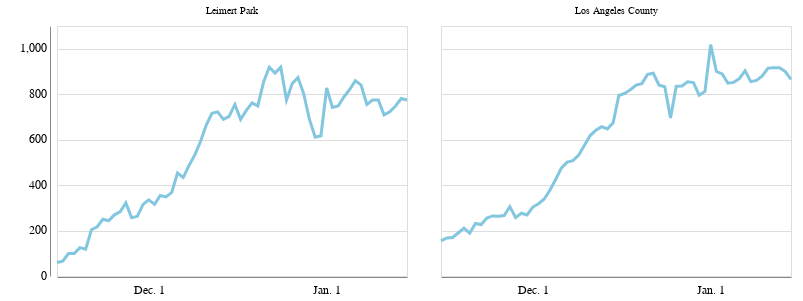

This figure's notebook cell:
### Code cell
twocities_chart2

### Figure 1 — Vega-Lite specification as saved in the notebook (floating-point values rounded to 4 significant figures)
{"config": {"view": {"width": 800, "height": 450}, "background": "#ffffff", "title": {"anchor": "start", "font": "Benton Gothic Bold, sans", "fontColor": "#000000", "fontSize": 22, "fontWeight": "normal"}, "arc": {"fill": "#82c6df"}, "area": {"fill": "#82c6df"}, "line": {"stroke": "#82c6df", "strokeWidth": 3}, "path": {"stroke": "#82c6df"}, "rect": {"fill": "#82c6df"}, "shape": {"stroke": "#82c6df"}, "bar": {"fill": "#82c6df"}, "point": {"stroke": "#82c6df"}, "symbol": {"fill": "#82c6df", "size": 30}, "axis": {"titleFont": "Benton Gothic Bold, sans", "titleFontSize": 13, "titleFontWeight": "normal", "labelFont": "Benton Gothic, sans", "labelFontSize": 11.5, "labelFontWeight": "normal"}, "axisX": {"labelAngle": 0, "labelPadding": 4, "tickSize": 3}, "axisY": {"labelBaseline": "middle", "maxExtent": 45, "minExtent": 45, "tickSize": 2, "titleAlign": "left", "titleAngle": 0, "titleX": -45, "titleY": -11}, "legend": {"titleFont": "Benton Gothic Bold, sans", "titleFontSize": 13, "titleFontWeight": "normal", "symbolType": "square", "labelFont": "Benton Gothic, sans", "labelFontSize": 11.5}, "range": {"category": ["#3580b1", "#ec8431", "#ab7fb4", "#c89d29", "#adc839", "#829eb1"], "diverging": ["#e68a4f", "#f4bb6a", "#f9e39c", "#dadfe2", "#a6b7c6", "#849eae"], "heatmap": ["#fbf2c7", "#f9e39c", "#f8d36e", "#f4bb6a", "#e68a4f", "#d15a40", "#ab4232"], "ordinal": ["#fbf2c7", "#f9e39c", "#f8d36e", "#f4bb6a", "#e68a4f", "#d15a40", "#ab4232"], "ramp": ["#fbf2c7", "#f9e39c", "#f8d36e", "#f4bb6a", "#e68a4f", "#d15a40", "#ab4232"]}}, "data": {"name": "data-114597ede0bc0e8b995f3265096088a5"}, "mark": "line", "encoding": {"facet": {"type": "nominal", "columns": 3, "field": "name", "title": ""}, "x": {"type": "temporal", "axis": {"format": "%b. %-d", "grid": false, "tickColor": "#ffffff", "tickCount": 4, "title": ""}, "field": "date"}, "y": {"type": "quantitative", "axis": {"tickColor": "#ffffff"}, "field": "new_confirmed_cases_seven_day_per_100k", "title": ""}}, "height": 250, "width": 350, "$schema": "https://vega.github.io/schema/vega-lite/v4.0.2.json", "datasets": {"data-114597ede0bc0e8b995f3265096088a5": [{"name": "Leimert Park", "rsa": "South L.A.", "date": "2020-11-15", "new_confirmed_cases_seven_day_per_100k": 59.07}, {"name": "Leimert Park", "rsa": "South L.A.", "date": "2020-11-16", "new_confirmed_cases_seven_day_per_100k": 65.64}, {"name": "Leimert Park", "rsa": "South L.A.", "date": "2020-11-17", "new_confirmed_cases_seven_day_per_100k": 98.46}, {"name": "Leimert Park", "rsa": "South L.A.", "date": "2020-11-18", "new_confirmed_cases_seven_day_per_100k": 98.46}, {"name": "Leimert Park", "rsa": "South L.A.", "date": "2020-11-19", "new_confirmed_cases_seven_day_per_100k": 124.7}, {"name": "Leimert Park", "rsa": "South L.A.", "date": "2020-11-20", "new_confirmed_cases_seven_day_per_100k": 118.1}, {"name": "Leimert Park", "rsa": "South L.A.", "date": "2020-11-21", "new_confirmed_cases_seven_day_per_100k": 203.5}, {"name": "Leimert Park", "rsa": "South L.A.", "date": "2020-11-22", "new_confirmed_cases_seven_day_per_100k": 216.6}, {"name": "Leimert Park", "rsa": "South L.A.", "date": "2020-11-23", "new_confirmed_cases_seven_day_per_100k": 249.4}, {"name": "Leimert Park", "rsa": "South L.A.", "date": "2020-11-24", "new_confirmed_cases_seven_day_per_100k": 242.9}, {"name": "Leimert Park", "rsa": "South L.A.", "date": "2020-11-25", "new_confirmed_cases_seven_day_per_100k": 269.1}, {"name": "Leimert Park", "rsa": "South L.A.", "date": "2020-11-26", "new_confirmed_cases_seven_day_per_100k": 282.2}, {"name": "Leimert Park", "rsa": "South L.A.", "date": "2020-11-27", "new_confirmed_cases_seven_day_per_100k": 321.6}, {"name": "Leimert Park", "rsa": "South L.A.", "date": "2020-11-28", "new_confirmed_cases_seven_day_per_100k": 256.0}, {"name": "Leimert Park", "rsa": "South L.A.", "date": "2020-11-29", "new_confirmed_cases_seven_day_per_100k": 262.6}, {"name": "Leimert Park", "rsa": "South L.A.", "date": "2020-11-30", "new_confirmed_cases_seven_day_per_100k": 315.1}, {"name": "Leimert Park", "rsa": "South L.A.", "date": "2020-12-01", "new_confirmed_cases_seven_day_per_100k": 334.8}, {"name": "Leimert Park", "rsa": "South L.A.", "date": "2020-12-02", "new_confirmed_cases_seven_day_per_100k": 315.1}, {"name": "Leimert Park", "rsa": "South L.A.", "date": "2020-12-03", "new_confirmed_cases_seven_day_per_100k": 354.4}, {"name": "Leimert Park", "rsa": "South L.A.", "date": "2020-12-04", "new_confirmed_cases_seven_day_per_100k": 347.9}, {"name": "Leimert Park", "rsa": "South L.A.", "date": "2020-12-05", "new_confirmed_cases_seven_day_per_100k": 367.6}, {"name": "Leimert Park", "rsa": "South L.A.", "date": "2020-12-06", "new_confirmed_cases_seven_day_per_100k": 452.9}, {"name": "Leimert Park", "rsa": "South L.A.", "date": "2020-12-07", "new_confirmed_cases_seven_day_per_100k": 433.2}, {"name": "Leimert Park", "rsa": "South L.A.", "date": "2020-12-08", "new_confirmed_cases_seven_day_per_100k": 485.7}, {"name": "Leimert Park", "rsa": "South L.A.", "date": "2020-12-09", "new_confirmed_cases_seven_day_per_100k": 531.7}, {"name": "Leimert Park", "rsa": "South L.A.", "date": "2020-12-10", "new_confirmed_cases_seven_day_per_100k": 590.7}, {"name": "Leimert Park", "rsa": "South L.A.", "date": "2020-12-11", "new_confirmed_cases_seven_day_per_100k": 662.9}, {"name": "Leimert Park", "rsa": "South L.A.", "date": "2020-12-12", "new_confirmed_cases_seven_day_per_100k": 715.5}, {"name": "Leimert Park", "rsa": "South L.A.", "date": "2020-12-13", "new_confirmed_cases_seven_day_per_100k": 722.0}, {"name": "Leimert Park", "rsa": "South L.A.", "date": "2020-12-14", "new_confirmed_cases_seven_day_per_100k": 689.2}, {"name": "Leimert Park", "rsa": "South L.A.", "date": "2020-12-15", "new_confirmed_cases_seven_day_per_100k": 702.3}, {"name": "Leimert Park", "rsa": "South L.A.", "date": "2020-12-16", "new_confirmed_cases_seven_day_per_100k": 754.8}, {"name": "Leimert Park", "rsa": "South L.A.", "date": "2020-12-17", "new_confirmed_cases_seven_day_per_100k": 689.2}, {"name": "Leimert Park", "rsa": "South L.A.", "date": "2020-12-18", "new_confirmed_cases_seven_day_per_100k": 728.6}, {"name": "Leimert Park", "rsa": "South L.A.", "date": "2020-12-19", "new_confirmed_cases_seven_day_per_100k": 761.4}, {"name": "Leimert Park", "rsa": "South L.A.", "date": "2020-12-20", "new_confirmed_cases_seven_day_per_100k": 748.3}, {"name": "Leimert Park", "rsa": "South L.A.", "date": "2020-12-21", "new_confirmed_cases_seven_day_per_100k": 853.3}, {"name": "Leimert Park", "rsa": "South L.A.", "date": "2020-12-22", "new_confirmed_cases_seven_day_per_100k": 918.9}, {"name": "Leimert Park", "rsa": "South L.A.", "date": "2020-12-23", "new_confirmed_cases_seven_day_per_100k": 892.7}, {"name": "Leimert Park", "rsa": "South L.A.", "date": "2020-12-24", "new_confirmed_cases_seven_day_per_100k": 918.9}, {"name": "Leimert Park", "rsa": "South L.A.", "date": "2020-12-25", "new_confirmed_cases_seven_day_per_100k": 774.5}, {"name": "Leimert Park", "rsa": "South L.A.", "date": "2020-12-26", "new_confirmed_cases_seven_day_per_100k": 846.7}, {"name": "Leimert Park", "rsa": "South L.A.", "date": "2020-12-27", "new_confirmed_cases_seven_day_per_100k": 873.0}, {"name": "Leimert Park", "rsa": "South L.A.", "date": "2020-12-28", "new_confirmed_cases_seven_day_per_100k": 800.8}, {"name": "Leimert Park", "rsa": "South L.A.", "date": "2020-12-29", "new_confirmed_cases_seven_day_per_100k": 689.2}, {"name": "Leimert Park", "rsa": "South L.A.", "date": "2020-12-30", "new_confirmed_cases_seven_day_per_100k": 610.4}, {"name": "Leimert Park", "rsa": "South L.A.", "date": "2020-12-31", "new_confirmed_cases_seven_day_per_100k": 617.0}, {"name": "Leimert Park", "rsa": "South L.A.", "date": "2021-01-01", "new_confirmed_cases_seven_day_per_100k": 827.0}, {"name": "Leimert Park", "rsa": "South L.A.", "date": "2021-01-02", "new_confirmed_cases_seven_day_per_100k": 741.7}, {"name": "Leimert Park", "rsa": "South L.A.", "date": "2021-01-03", "new_confirmed_cases_seven_day_per_100k": 748.3}, {"name": "Leimert Park", "rsa": "South L.A.", "date": "2021-01-04", "new_confirmed_cases_seven_day_per_100k": 787.7}, {"name": "Leimert Park", "rsa": "South L.A.", "date": "2021-01-05", "new_confirmed_cases_seven_day_per_100k": 820.5}, {"name": "Leimert Park", "rsa": "South L.A.", "date": "2021-01-06", "new_confirmed_cases_seven_day_per_100k": 859.9}, {"name": "Leimert Park", "rsa": "South L.A.", "date": "2021-01-07", "new_confirmed_cases_seven_day_per_100k": 840.2}, {"name": "Leimert Park", "rsa": "South L.A.", "date": "2021-01-08", "new_confirmed_cases_seven_day_per_100k": 754.8}, {"name": "Leimert Park", "rsa": "South L.A.", "date": "2021-01-09", "new_confirmed_cases_seven_day_per_100k": 774.5}, {"name": "Leimert Park", "rsa": "South L.A.", "date": "2021-01-10", "new_confirmed_cases_seven_day_per_100k": 774.5}, {"name": "Leimert Park", "rsa": "South L.A.", "date": "2021-01-11", "new_confirmed_cases_seven_day_per_100k": 708.9}, {"name": "Leimert Park", "rsa": "South L.A.", "date": "2021-01-12", "new_confirmed_cases_seven_day_per_100k": 722.0}, {"name": "Leimert Park", "rsa": "South L.A.", "date": "2021-01-13", "new_confirmed_cases_seven_day_per_100k": 748.3}, {"name": "Leimert Park", "rsa": "South L.A.", "date": "2021-01-14", "new_confirmed_cases_seven_day_per_100k": 781.1}, {"name": "Leimert Park", "rsa": "South L.A.", "date": "2021-01-15", "new_confirmed_cases_seven_day_per_100k": 774.5}, {"name": "Los Angeles County", "rsa": "Los Angeles County", "date": "2020-11-15", "new_confirmed_cases_seven_day_per_100k": 154.5}, {"name": "Los Angeles County", "rsa": "Los Angeles County", "date": "2020-11-16", "new_confirmed_cases_seven_day_per_100k": 167.5}, {"name": "Los Angeles County", "rsa": "Los Angeles County", "date": "2020-11-17", "new_confirmed_cases_seven_day_per_100k": 169.2}, {"name": "Los Angeles County", "rsa": "Los Angeles County", "date": "2020-11-18", "new_confirmed_cases_seven_day_per_100k": 189.1}, {"name": "Los Angeles County", "rsa": "Los Angeles County", "date": "2020-11-19", "new_confirmed_cases_seven_day_per_100k": 210.4}, {"name": "Los Angeles County", "rsa": "Los Angeles County", "date": "2020-11-20", "new_confirmed_cases_seven_day_per_100k": 188.1}, {"name": "Los Angeles County", "rsa": "Los Angeles County", "date": "2020-11-21", "new_confirmed_cases_seven_day_per_100k": 231.0}, {"name": "Los Angeles County", "rsa": "Los Angeles County", "date": "2020-11-22", "new_confirmed_cases_seven_day_per_100k": 226.5}, {"name": "Los Angeles County", "rsa": "Los Angeles County", "date": "2020-11-23", "new_confirmed_cases_seven_day_per_100k": 254.7}, {"name": "Los Angeles County", "rsa": "Los Angeles County", "date": "2020-11-24", "new_confirmed_cases_seven_day_per_100k": 264.3}, {"name": "Los Angeles County", "rsa": "Los Angeles County", "date": "2020-11-25", "new_confirmed_cases_seven_day_per_100k": 263.0}, {"name": "Los Angeles County", "rsa": "Los Angeles County", "date": "2020-11-26", "new_confirmed_cases_seven_day_per_100k": 266.1}, {"name": "Los Angeles County", "rsa": "Los Angeles County", "date": "2020-11-27", "new_confirmed_cases_seven_day_per_100k": 304.7}, {"name": "Los Angeles County", "rsa": "Los Angeles County", "date": "2020-11-28", "new_confirmed_cases_seven_day_per_100k": 257.0}, {"name": "Los Angeles County", "rsa": "Los Angeles County", "date": "2020-11-29", "new_confirmed_cases_seven_day_per_100k": 276.2}, {"name": "Los Angeles County", "rsa": "Los Angeles County", "date": "2020-11-30", "new_confirmed_cases_seven_day_per_100k": 268.5}, {"name": "Los Angeles County", "rsa": "Los Angeles County", "date": "2020-12-01", "new_confirmed_cases_seven_day_per_100k": 303.3}, {"name": "Los Angeles County", "rsa": "Los Angeles County", "date": "2020-12-02", "new_confirmed_cases_seven_day_per_100k": 318.1}, {"name": "Los Angeles County", "rsa": "Los Angeles County", "date": "2020-12-03", "new_confirmed_cases_seven_day_per_100k": 339.0}, {"name": "Los Angeles County", "rsa": "Los Angeles County", "date": "2020-12-04", "new_confirmed_cases_seven_day_per_100k": 378.1}, {"name": "Los Angeles County", "rsa": "Los Angeles County", "date": "2020-12-05", "new_confirmed_cases_seven_day_per_100k": 425.9}, {"name": "Los Angeles County", "rsa": "Los Angeles County", "date": "2020-12-06", "new_confirmed_cases_seven_day_per_100k": 475.6}, {"name": "Los Angeles County", "rsa": "Los Angeles County", "date": "2020-12-07", "new_confirmed_cases_seven_day_per_100k": 500.9}, {"name": "Los Angeles County", "rsa": "Los Angeles County", "date": "2020-12-08", "new_confirmed_cases_seven_day_per_100k": 507.9}, {"name": "Los Angeles County", "rsa": "Los Angeles County", "date": "2020-12-09", "new_confirmed_cases_seven_day_per_100k": 531.8}, {"name": "Los Angeles County", "rsa": "Los Angeles County", "date": "2020-12-10", "new_confirmed_cases_seven_day_per_100k": 575.1}, {"name": "Los Angeles County", "rsa": "Los Angeles County", "date": "2020-12-11", "new_confirmed_cases_seven_day_per_100k": 618.0}, {"name": "Los Angeles County", "rsa": "Los Angeles County", "date": "2020-12-12", "new_confirmed_cases_seven_day_per_100k": 641.5}, {"name": "Los Angeles County", "rsa": "Los Angeles County", "date": "2020-12-13", "new_confirmed_cases_seven_day_per_100k": 657.2}, {"name": "Los Angeles County", "rsa": "Los Angeles County", "date": "2020-12-14", "new_confirmed_cases_seven_day_per_100k": 647.3}, {"name": "Los Angeles County", "rsa": "Los Angeles County", "date": "2020-12-15", "new_confirmed_cases_seven_day_per_100k": 674.1}, {"name": "Los Angeles County", "rsa": "Los Angeles County", "date": "2020-12-16", "new_confirmed_cases_seven_day_per_100k": 794.3}, {"name": "Los Angeles County", "rsa": "Los Angeles County", "date": "2020-12-17", "new_confirmed_cases_seven_day_per_100k": 803.5}, {"name": "Los Angeles County", "rsa": "Los Angeles County", "date": "2020-12-18", "new_confirmed_cases_seven_day_per_100k": 819.8}, {"name": "Los Angeles County", "rsa": "Los Angeles County", "date": "2020-12-19", "new_confirmed_cases_seven_day_per_100k": 840.0}, {"name": "Los Angeles County", "rsa": "Los Angeles County", "date": "2020-12-20", "new_confirmed_cases_seven_day_per_100k": 846.6}, {"name": "Los Angeles County", "rsa": "Los Angeles County", "date": "2020-12-21", "new_confirmed_cases_seven_day_per_100k": 887.2}, {"name": "Los Angeles County", "rsa": "Los Angeles County", "date": "2020-12-22", "new_confirmed_cases_seven_day_per_100k": 892.0}, {"name": "Los Angeles County", "rsa": "Los Angeles County", "date": "2020-12-23", "new_confirmed_cases_seven_day_per_100k": 839.2}, {"name": "Los Angeles County", "rsa": "Los Angeles County", "date": "2020-12-24", "new_confirmed_cases_seven_day_per_100k": 832.7}, {"name": "Los Angeles County", "rsa": "Los Angeles County", "date": "2020-12-25", "new_confirmed_cases_seven_day_per_100k": 695.7}, {"name": "Los Angeles County", "rsa": "Los Angeles County", "date": "2020-12-26", "new_confirmed_cases_seven_day_per_100k": 835.1}, {"name": "Los Angeles County", "rsa": "Los Angeles County", "date": "2020-12-27", "new_confirmed_cases_seven_day_per_100k": 835.9}, {"name": "Los Angeles County", "rsa": "Los Angeles County", "date": "2020-12-28", "new_confirmed_cases_seven_day_per_100k": 854.7}, {"name": "Los Angeles County", "rsa": "Los Angeles County", "date": "2020-12-29", "new_confirmed_cases_seven_day_per_100k": 851.1}, {"name": "Los Angeles County", "rsa": "Los Angeles County", "date": "2020-12-30", "new_confirmed_cases_seven_day_per_100k": 795.2}, {"name": "Los Angeles County", "rsa": "Los Angeles County", "date": "2020-12-31", "new_confirmed_cases_seven_day_per_100k": 812.2}, {"name": "Los Angeles County", "rsa": "Los Angeles County", "date": "2021-01-01", "new_confirmed_cases_seven_day_per_100k": 1018.0}, {"name": "Los Angeles County", "rsa": "Los Angeles County", "date": "2021-01-02", "new_confirmed_cases_seven_day_per_100k": 899.8}, {"name": "Los Angeles County", "rsa": "Los Angeles County", "date": "2021-01-03", "new_confirmed_cases_seven_day_per_100k": 889.0}, {"name": "Los Angeles County", "rsa": "Los Angeles County", "date": "2021-01-04", "new_confirmed_cases_seven_day_per_100k": 848.7}, {"name": "Los Angeles County", "rsa": "Los Angeles County", "date": "2021-01-05", "new_confirmed_cases_seven_day_per_100k": 851.9}, {"name": "Los Angeles County", "rsa": "Los Angeles County", "date": "2021-01-06", "new_confirmed_cases_seven_day_per_100k": 868.4}, {"name": "Los Angeles County", "rsa": "Los Angeles County", "date": "2021-01-07", "new_confirmed_cases_seven_day_per_100k": 903.3}, {"name": "Los Angeles County", "rsa": "Los Angeles County", "date": "2021-01-08", "new_confirmed_cases_seven_day_per_100k": 855.3}, {"name": "Los Angeles County", "rsa": "Los Angeles County", "date": "2021-01-09", "new_confirmed_cases_seven_day_per_100k": 860.8}, {"name": "Los Angeles County", "rsa": "Los Angeles County", "date": "2021-01-10", "new_confirmed_cases_seven_day_per_100k": 880.1}, {"name": "Los Angeles County", "rsa": "Los Angeles County", "date": "2021-01-11", "new_confirmed_cases_seven_day_per_100k": 914.7}, {"name": "Los Angeles County", "rsa": "Los Angeles County", "date": "2021-01-12", "new_confirmed_cases_seven_day_per_100k": 915.8}, {"name": "Los Angeles County", "rsa": "Los Angeles County", "date": "2021-01-13", "new_confirmed_cases_seven_day_per_100k": 915.9}, {"name": "Los Angeles County", "rsa": "Los Angeles County", "date": "2021-01-14", "new_confirmed_cases_seven_day_per_100k": 899.6}, {"name": "Los Angeles County", "rsa": "Los Angeles County", "date": "2021-01-15", "new_confirmed_cases_seven_day_per_100k": 865.5}]}}
